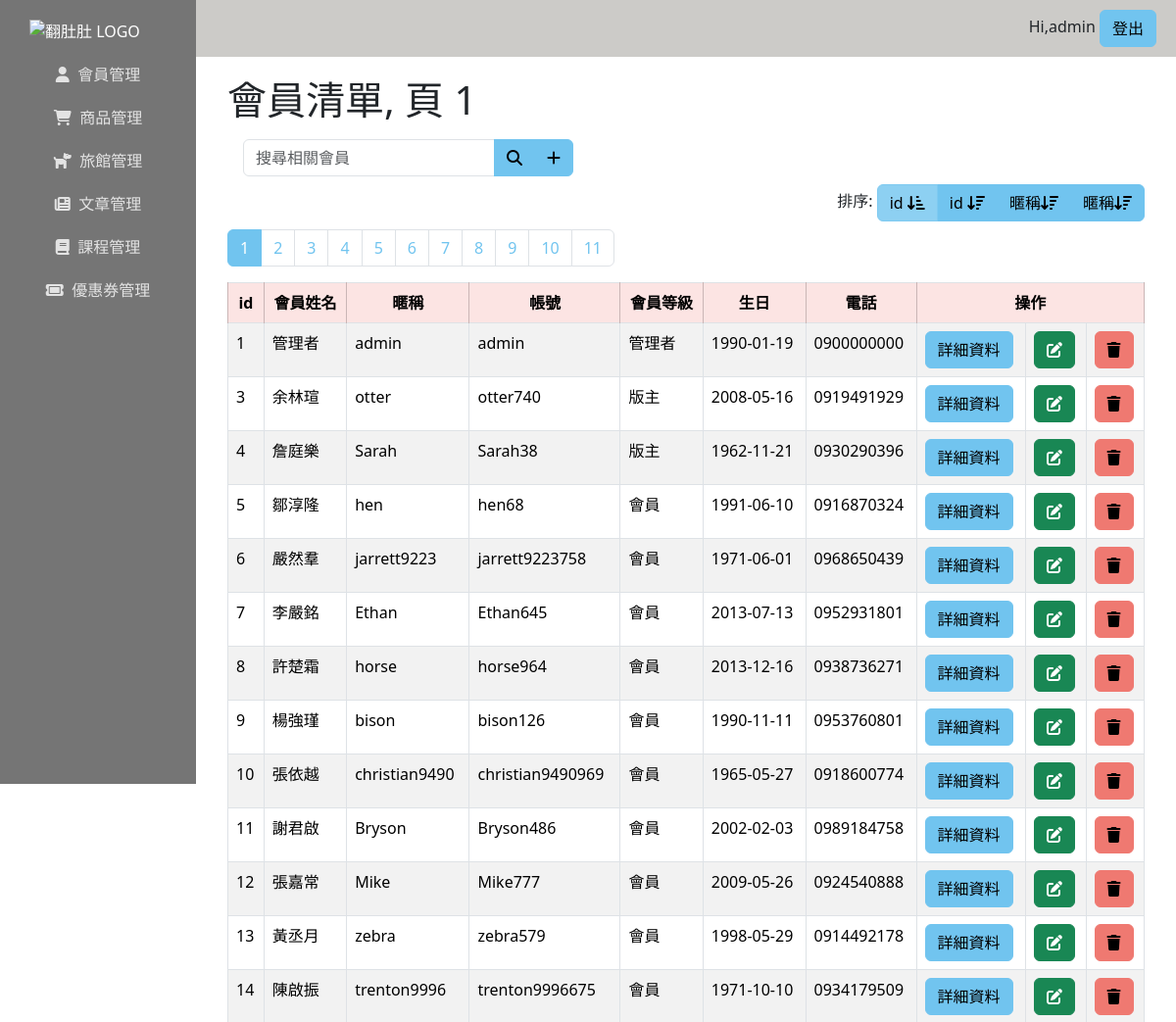
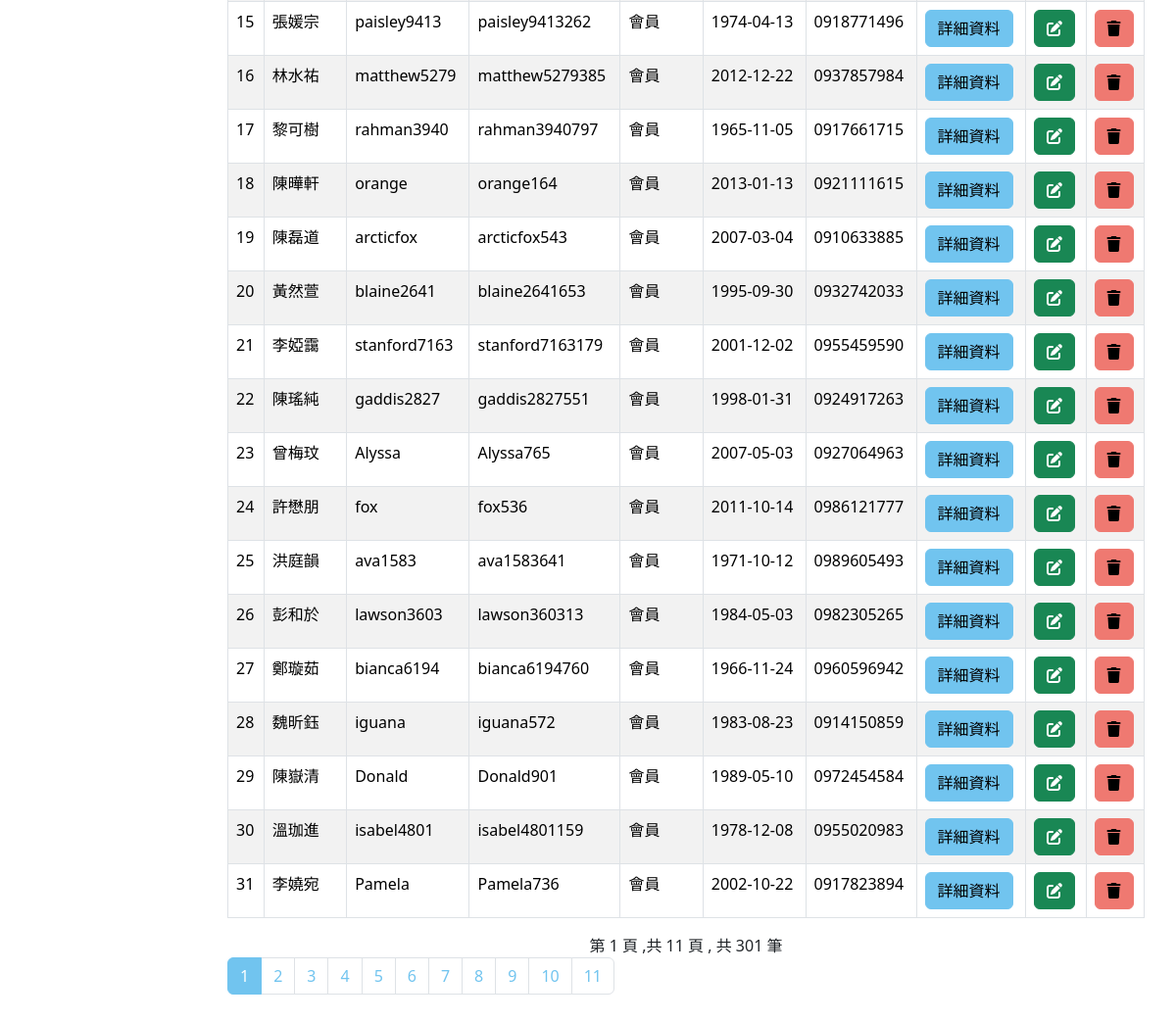
The page /Member/users.php?page=1&order=1 (signed in) on the database as committed earlier (2 pictures, top to bottom).
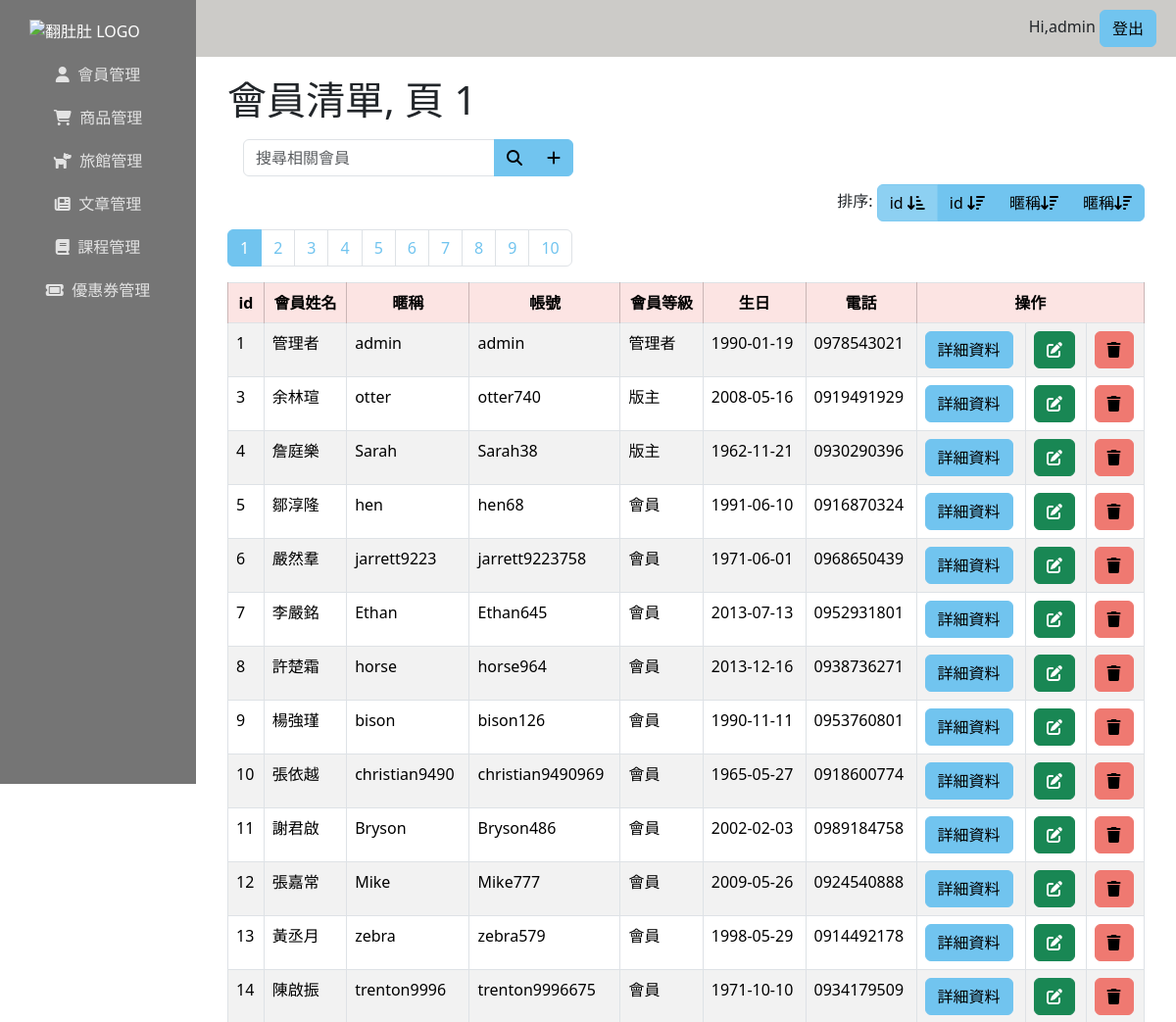
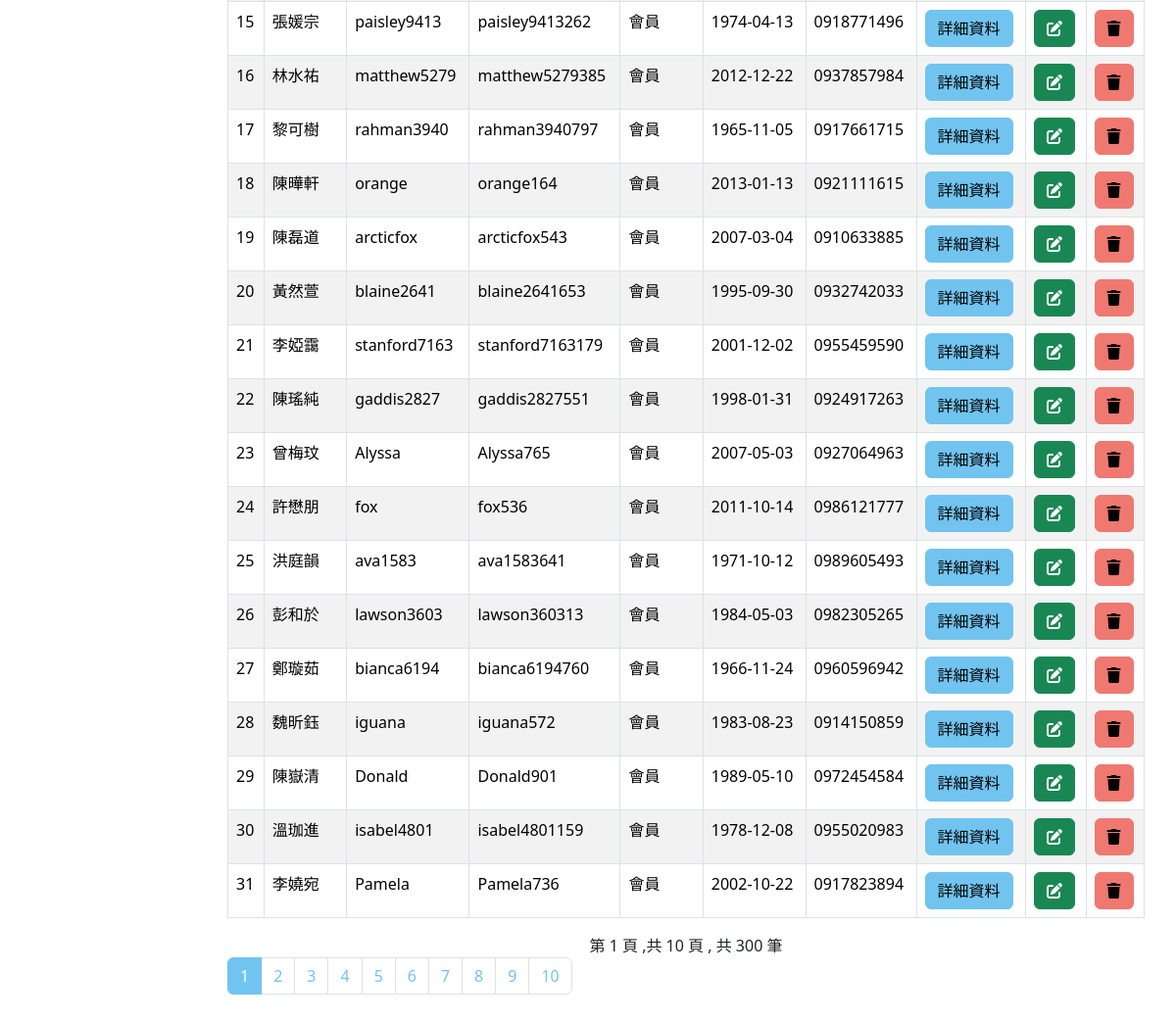
The same page on the database as committed later (2 pictures, top to bottom).
### tables this page shows
CREATE TABLE `users` (
  `id` int(6) UNSIGNED NOT NULL,
  `name` varchar(50) NOT NULL,
  `nickname` varchar(50) NOT NULL,
  `account` varchar(50) NOT NULL,
  `password_hash` varchar(60) NOT NULL,
  `gender` varchar(10) NOT NULL,
  `user_level` tinyint(1) UNSIGNED NOT NULL,
  `valid` tinyint(3) NOT NULL DEFAULT 1,
  `dob` date NOT NULL,
  `tel` varchar(20) NOT NULL,
  `email` varchar(50) NOT NULL,
  `avatar` varchar(50) NOT NULL,
  `avatar_file` varchar(150) NOT NULL,
  `address` varchar(100) NOT NULL,
  `adr_city` tinyint(4) NOT NULL,
  `adr_district` int(3) UNSIGNED NOT NULL,
  `created_at` datetime NOT NULL DEFAULT current_timestamp(),
  `deleted_at` datetime DEFAULT NULL
);

### Member/users.php (the view, shortened to what the changed rows need)
<?php
require_once("/xampp/htdocs/Fundodo/db_connect.php");
$sqlALL = "SELECT * FROM users WHERE valid = 1";
$resultAll = $conn->query($sqlALL);
$allUserCount = $resultAll->num_rows;
if (isset($_GET["search"])) {
    $search = $_GET["search"];
    $sql = "SELECT id, name, nickname, account, password_hash, email, gender, user_level, valid, 	dob, tel, email , created_at, deleted_at FROM users WHERE (id LIKE '%$search%' OR account LIKE '%$search%' OR nickname LIKE '%$search%'OR name LIKE '%$search%'OR tel LIKE '%$search%') AND valid = 1";
    $pageTitle = "$search 的搜尋結果";
} else if (isset($_GET["page"]) && isset($_GET["order"])) {
    $page = $_GET["page"];
    $perPage = 30;
    $firstItem = ($page - 1) * $perPage;
    $pageCount = ceil($allUserCount / $perPage);
    $order = $_GET["order"];
    switch ($order) {
        case 1:
            $orderClause = "ORDER BY id ASC";
            break;
    }
    $sql = $sql = "SELECT * FROM users WHERE valid=1 $orderClause LIMIT $firstItem, $perPage";
    $pageTitle = "會員清單, 頁 $page";
} else {
    $sql = "SELECT id, name, email, tel FROM users WHERE valid = 1";
    $pageTitle = "會員清單";
    header("location: users.php?page=1&order=1");
}
$result = $conn->query($sql);
$rows = $result->fetch_all(MYSQLI_ASSOC);
$userCount = $result->num_rows;
if (isset($_GET["page"])) {
    $userCount = $allUserCount;
}
?>
<!doctype html>
<html lang="en">
<head>
    <?php include("/xampp/htdocs/Fundodo/tools/common-head.php"); ?>
</head>
<body>
    <div class="d-flex">
        <div class="w-100">
            <div class="db_content">
                <div class="container">
                    <h1><?= $pageTitle ?></h1>
                    <div class="py-2">
                        <div class="d-flex justify-content-start gap-3">
                        </div>
                    </div>
                    <div class="pb-2 d-flex justify-content-end">
                        <?php if (isset($_GET["page"])) : ?>
                            <div>
                            </div>
                        <?php endif; ?>
                    </div>
                    <?php if (isset($_GET["page"])) : ?>
                        <nav aria-label="Page navigation example">
                            <ul class="pagination">
                                <?php for ($i = 1; $i <= $pageCount; $i++) : ?>
                                    <li class="page-item <?php if ($i == $page) echo "active" ?>">
                                        <a class="page-link" href="?page=<?= $i ?>&order=<?= $order ?>"><?= $i ?></a>
                                    </li>
                                <?php endfor; ?>
                            </ul>
                        </nav>
                    <?php endif; ?>
                    <?php if ($result->num_rows > 0) : ?>
                        <table class="table table-striped table-bordered table-hover">
                            <thead>
                                <tr>
                                    <th class="text-center table-danger">id</th>
                                    <th class="text-center table-danger">會員姓名</th>
                                    <th class="text-center table-danger">暱稱</th>
                                    <th class="text-center table-danger">帳號</th>
                                    <th class="text-center table-danger">會員等級</th>
                                    <th class="text-center table-danger">生日</th>
                                    <th class="text-center table-danger">電話</th>
                                    <th class="text-center table-danger" colspan="3">操作</th>
                                </tr>
                            </thead>
                            <tbody>
                                <?php foreach ($rows as $user) : ?>
                                    <tr>
                                        <td><?= $user["id"] ?></td>
                                        <td><?= $user["name"] ?></td>
                                        <td><?= $user["nickname"] ?></td>
                                        <td><?= $user["account"] ?></td>
                                        <td><?= ($user["user_level"] == 20) ? "管理者" : (($user["user_level"] == 3) ? "版主" : "會員") ?></td>
                                        <td><?= $user["dob"] ?></td>
                                        <td><?= $user["tel"] ?></td>
                                        <td><a class="btn btn-primary" href="user.php?id=<?= $user["id"] ?>">詳細資料</a></td>
                                        <td><a class="btn btn-success" href="user-edit.php?id=<?= $user["id"] ?>" title="編輯使用者"><i class="fa-solid fa-pen-to-square"></i></a></td>
                                        <td><button class="btn btn-danger" title="刪除使用者" data-bs-toggle="modal" data-bs-target="#deleteModal"><i class="fa-solid fa-trash"></i></button></td>
                                    </tr>
                                <?php endforeach; ?>
                            </tbody>
                        </table>
                        <div class="text-center">
                            <?php if (!isset($_GET["search"])) : ?>
                                第 <?= $page ?> 頁 ,共 <?= $pageCount ?> 頁 , 共 <?= $userCount ?> 筆
                            <?php endif; ?>
                        </div>
                        <?php if (isset($_GET["page"])) : ?>
                            <nav aria-label="Page navigation example">
                                <ul class="pagination">
                                    <?php for ($i = 1; $i <= $pageCount; $i++) : ?>
                                        <li class="page-item <?php if ($i == $page) echo "active" ?>">
                                            <a class="page-link" href="?page=<?= $i ?>&order=<?= $order ?>"><?= $i ?></a>
                                        </li>
                                    <?php endfor; ?>
                                </ul>
                            </nav>
                        <?php endif; ?>
                    <?php else : ?>
                        沒有使用者
                    <?php endif; ?>
                </div>
            </div>
        </div>
    </div>
</body>
</html>

Rows that differ between the two databases and show on the page:
changed users "管理者": tel "0900000000" → "0978543021"
Other text that changed with them:
$pageCount: "11" → "10"
$userCount: "301" → "300"
list line gone: "11"
